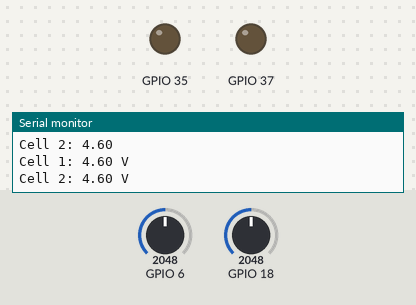
The program below on a simulated ESP32-S3. Shown: output pins drawn as LEDs (lit = HIGH), the last lines printed to the serial monitor. Inputs (shaded band) come from the test bench; at power-on: GPIO 6 = 2048, GPIO 18 = 2048 (analog values on the 0–4095 scale).

Above: at 1.2 s.
1.3 s: GPIO 6 set to 1936
2.8 s: GPIO 6 set to 1816
At 3.6 s:
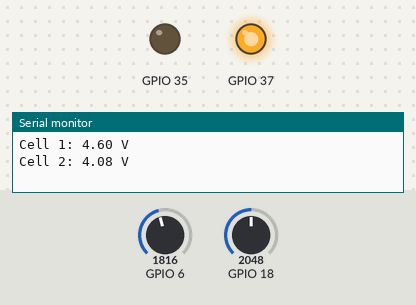
4.3 s: GPIO 18 set to 1931
5.8 s: GPIO 18 set to 1830
At 6.6 s:
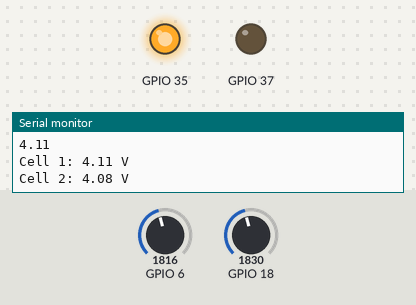
7.4 s: GPIO 18 set to 2047
At 9.2 s:
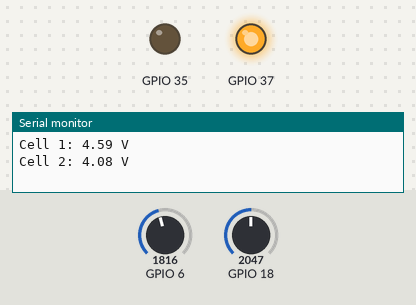
9.5 s: GPIO 18 set to 1228
At 10.2 s:
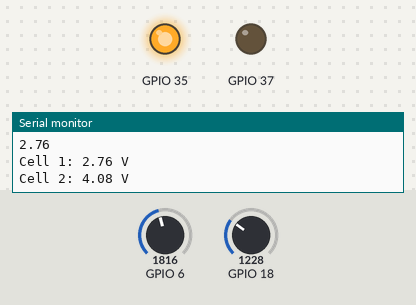
Timing chart, 0 to 12.3 s (numbered marks = the images above; inputs shaded):
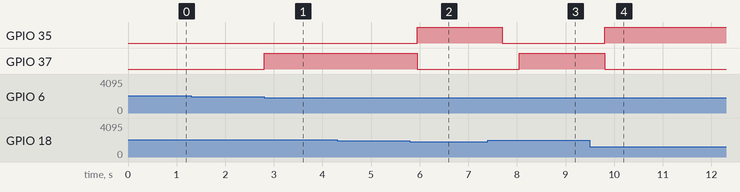

Measured:
- the behaviour switches between 1872 and 1871 on GPIO 6 (found by bisection; images 0 and 1)
- the behaviour switches between 1872 and 1871 on GPIO 18 (found by bisection; images 1 and 2)
- after the input at 2.8 s, GPIO 37: LOW → HIGH at once
- after the input at 5.8 s, GPIO 35: LOW → HIGH after 0.15 s; GPIO 37: HIGH → LOW after 0.15 s
- after the input at 7.4 s, GPIO 35: HIGH → LOW after 0.30 s; GPIO 37: LOW → HIGH after 0.65 s
- after the input at 9.5 s, GPIO 35: LOW → HIGH after 0.30 s; GPIO 37: HIGH → LOW after 0.30 s

The program:

main.cpp
```cpp
/**
 * ! DO NOT USE THIS CODE WITHOUT UNDERSTANDING THE CIRCUIT AND SAFETY IMPLICATIONS !
 * ! THERE IS NO HARDWARE LEVELOVERVOLTAGE OR CURRENT PROTECTION IN THIS CODE. USE AT YOUR OWN RISK. !
 * TODO: ADD HARDWARE LEVEL OVERVOLTAGE PROTECTION
 * TODO: ADD CURRENT SENSING AND HARDWARE LEVEL OVERCURRENT PROTECTION
 * TODO: ADD TEMPERATURE SENSING AND OVERHEAT
 * TODO: ADD A SCREEN FOR REAL-TIME STATUS DISPLAY AND CONFIGURATION
 * TODO: Make voltage thresholds, rest times and other charging parameters user-configurable (store in NVS/EEPROM and expose via serial/UI) instead of hardcoding
 * TODO: Add support for more cells in series by adding more relays and voltage sensing channels, and updating the logic accordingly.

  Simple battery charger for 2 cells in series using 2 relays and voltage sensing.
  Only one relay can be closed at a time to prevent shorting the battery.
  Each cell is charged until it reaches 4.2V, then the relay opens and rests for 5 seconds.
  If the voltage drops below 4.15V after rest, charging resumes.

  Relays are active-low (energized = open circuit) to fail safe in case of power loss.

 */


#include <Arduino.h> // Include the Arduino core library for basic functions
#include <esp_adc_cal.h> // Include ESP ADC calibration library for accurate ADC readings


// Define a Relay class to encapsulate relay control logic
class Relay {
    int pin; // The GPIO pin number connected to the relay
    bool activeLow; // Whether the relay is active-low (true) or active-high (false)
    const char* name; // Name of the relay for serial output
public:
    // Constructor: initializes pin, activeLow logic, and relay name
    Relay(int relayPin, bool isActiveLow = false, const char* relayName = "Relay") : pin(relayPin), activeLow(isActiveLow), name(relayName) {}
    // Sets up the relay pin as output and turns relay off initially
    void begin() {
        pinMode(pin, OUTPUT); // Set the relay pin as an output
        stopCharging(); // Energize relay (open circuit, NC is open) at startup
    }
    // Turns the relay ON (open circuit, NC is open)
    void stopCharging() {
        digitalWrite(pin, activeLow ? LOW : HIGH);
        Serial.print(name);
        Serial.println(" is ON (open)");
    }
    // Turns the relay OFF (close circuit, NC is closed, charging)
    void startCharging() {
        digitalWrite(pin, activeLow ? HIGH : LOW);
        Serial.print(name);
        Serial.println(" is OFF (closed, charging)");
    }
    bool isOn() const {
        return digitalRead(pin) == (activeLow ? HIGH : LOW);
    }
};

class vSense {
    int pin;
    float dividerRatio;
    const char* name;
    esp_adc_cal_characteristics_t adc_chars; // ADC calibration characteristics
public:
    vSense(int analogPin, float ratio, const char* sensorName = "vSense") : pin(analogPin), dividerRatio(ratio), name(sensorName) {}

    void begin() {
        pinMode(pin, INPUT);
        // Configure ADC width and attenuation
        analogReadResolution(12); // 12-bit resolution
        analogSetAttenuation(ADC_11db); // 11dB attenuation for max range
        // Characterize ADC using eFuse Vref if available
        esp_adc_cal_characterize(ADC_UNIT_1, ADC_ATTEN_DB_11, ADC_WIDTH_BIT_12, 0, &adc_chars);
    }

    float readVoltage() {
        int rawValue = analogRead(pin);
        uint32_t voltage = esp_adc_cal_raw_to_voltage(rawValue, &adc_chars); // Calibrated voltage in mV
        float scaledVoltage = (voltage / 1000.0) * dividerRatio; // Scale to battery voltage
        return scaledVoltage;
    }

    void printVoltage() {
        float voltage = readVoltage(); // Read the voltage
        Serial.print(name); // Print sensor name
        Serial.print(": ");
        Serial.print(voltage, 2); // Print voltage with 2 decimal places
        Serial.println(" V"); // Print units
    }
};

Relay relay1(35, true, "Relay 1"); // Create Relay 1 object on GPIO 7, active-low
Relay relay2(37, true, "Relay 2"); // Create Relay 2 object on GPIO 8, active-low

vSense v1(18, 2.7857, "Cell 1");
vSense v2(6, 2.7857, "Cell 2");


void setup() {
    Serial.begin(115200); // Initialize serial communication at 115200 baud
    relay1.begin(); // Initialize Relay 1
    relay2.begin(); // Initialize Relay 2
    v1.begin();
    v2.begin();

};

void loop() {
    static unsigned long lastUpdate = 0;
    static unsigned long stateStart = 0;
    static bool rest1 = false;
    static bool rest2 = false;
    static float restV1 = 0;
    static float restV2 = 0;
    const unsigned long restTime = 5000; // 5 seconds rest

    unsigned long now = millis();
    if (now - lastUpdate >= 350) {
        lastUpdate = now;

        float cell1 = v1.readVoltage();
        float cell2 = v2.readVoltage();

        // Only one relay can be ON at a time to prevent a short
        const float CHARGE_CUTOFF = 4.2;      // Stop charging at this voltage
        const float CHARGE_RESUME = 4.15;     // Resume charging if voltage drops below this after rest
        if (!rest1 && cell1 < CHARGE_CUTOFF && cell1 > 0.5) {
            relay1.startCharging(); // Close relay to start charging
            relay2.stopCharging();  // Keep relay2 open
            Serial.println("Relay 1 OFF (closed, charging) - Cell 1 charging");
            Serial.println(cell1);
            if (cell1 >= CHARGE_CUTOFF) {
                relay1.stopCharging(); // Open relay to stop charging
                rest1 = true;
                stateStart = now;
                Serial.println("Cell 1 done charging, entering rest period");
            }
        } else if (!rest2 && cell2 < CHARGE_CUTOFF && cell2 > 0.5 && !relay1.isOn()) {
            relay1.stopCharging();  // Open relay1
            relay2.startCharging(); // Close relay2 to start charging
            Serial.print("Relay 2 OFF (closed, charging) - Cell 2 charging: ");
            Serial.println(cell2);
            if (cell2 >= CHARGE_CUTOFF) {
                relay2.stopCharging(); // Open relay to stop charging
                rest2 = true;
                stateStart = now;
                Serial.println("Cell 2 done charging, entering rest period");
            }
        } else if (rest1) {
            relay1.stopCharging(); // Ensure relay is open during rest
            relay2.stopCharging();
            if (now - stateStart >= restTime) {
                restV1 = v1.readVoltage();
                Serial.print("Cell 1 rest voltage: "); Serial.println(restV1);
                if (restV1 < CHARGE_RESUME && restV1 > 0.5) {
                    rest1 = false; // Resume charging if needed
                    Serial.println("Resuming Cell 1 charging after rest");
                } else {
                    rest1 = false;
                    Serial.println("Cell 1 fully charged after rest");
                }
            }
        } else if (rest2) {
            relay1.stopCharging();
            relay2.stopCharging(); // Ensure both relays open during rest
            if (now - stateStart >= restTime) {
                restV2 = v2.readVoltage();
                Serial.print("Cell 2 rest voltage: "); Serial.println(restV2);
                if (restV2 < CHARGE_RESUME && restV2 > 0.5) {
                    rest2 = false; // Resume charging if needed
                    Serial.println("Resuming Cell 2 charging after rest");
                } else {
                    rest2 = false;
                    Serial.println("Cell 2 fully charged after rest");
                }
            }
        } else {
            relay1.stopCharging();  // Ensure both relays are open (not charging)
            relay2.stopCharging();
            Serial.println("Both relays stopCharging (open) - No cell needs charging or voltages out of range");
            Serial.print("Cell 1: "); Serial.println(cell1);
            Serial.print("Cell 2: "); Serial.println(cell2);
        }

        v1.printVoltage();
        v2.printVoltage();
    }
}
```
